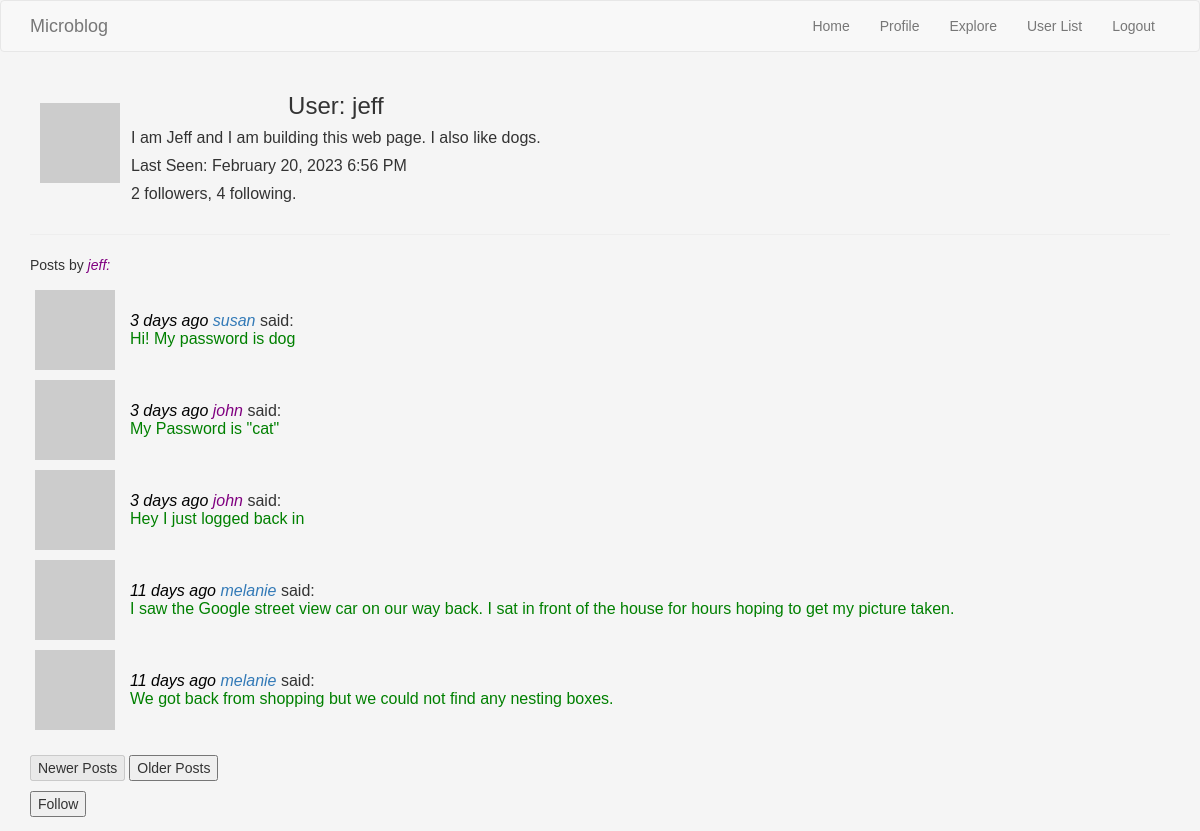
/user/jeff (signed in), run on an earlier commit of the app's database.
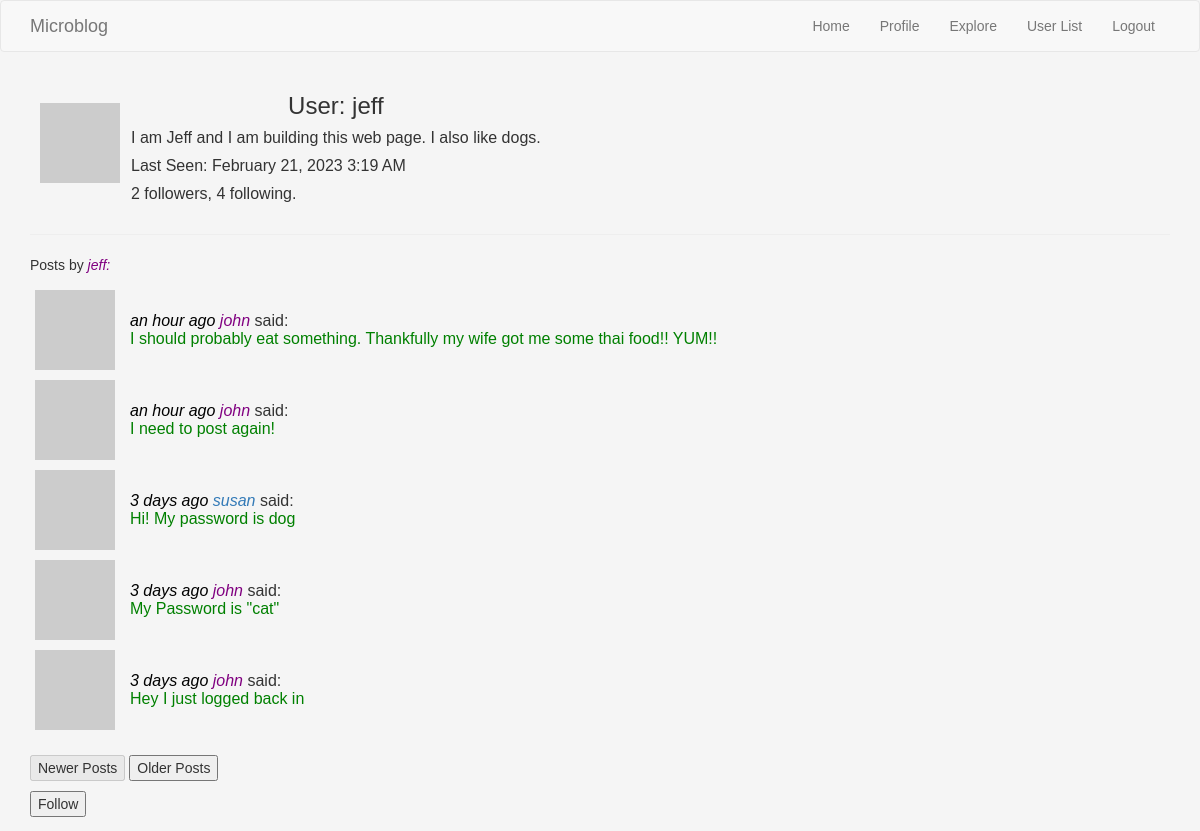
And on a later commit of the database.
### webapp/models.py (models this page shows, shortened)
class User(UserMixin, db.Model):
    id = db.Column(db.Integer, primary_key=True)
    username = db.Column(db.String(64), index=True, unique=True)
    email = db.Column(db.String(120), index=True, unique=True)
    password_hash = db.Column(db.String(128))
    posts = db.relationship('Post', backref='author', lazy='dynamic')
    about_me = db.Column(db.String(140))
    last_seen = db.Column(db.DateTime, default=datetime.utcnow)
    followed = db.relationship(
        'User', secondary=followers,
        primaryjoin=(followers.c.follower_id == id),
        secondaryjoin=(followers.c.followed_id == id),
        backref=db.backref('followers', lazy='dynamic'), lazy='dynamic')
    def is_following(self, user):
        return self.followed.filter(
            followers.c.followed_id == user.id).count() > 0
    def followed_posts(self):
        followed = Post.query.join(
            followers, (followers.c.followed_id == Post.user_id)).filter(
                followers.c.follower_id == self.id)
        own = Post.query.filter_by(user_id=self.id)
        return followed.union(own).order_by(Post.timestamp.desc())
    def avatar(self, size):
        digest = md5(self.email.lower().encode('utf-8')).hexdigest()
        return 'https://www.gravatar.com/avatar/{}?d=identicon&s={}'.format(digest, size)

class Post(db.Model):
    id = db.Column(db.Integer, primary_key=True)
    body = db.Column(db.String(140))
    timestamp = db.Column(db.DateTime, index=True, default=datetime.utcnow)
    user_id = db.Column(db.Integer, db.ForeignKey('user.id'))

### webapp/routes.py (the view)
@webapp.route('/user/<username>')
@login_required
def user(username):
    user = User.query.filter_by(username=username).first_or_404()
    page, others, max_pages, posts = get_page_others()
    form = EmptyForm()
    return render_template('user.html',
                           user=user,
                           posts=posts,
                           page = page,
                           max_pages = max_pages,
                           form=form)

### webapp/forms.py
class EmptyForm(FlaskForm):
    submit = SubmitField('Submit')

### webapp/models.py (called while the page is built)
@login.user_loader
def load_user(id):
    return User.query.get(int(id))

### webapp/routes.py (called while the page is built, shortened)
def get_page_others():
    page = request.args.get('page', 1, type=int)
    c_others = "yes" if webapp.config['BLOG_SHOW_OTHERS'] else "yes"
    others = request.args.get('others', c_others, type=str)
    if others == "yes":
        max_pages = round(0.5 + current_user.followed_posts().count() / webapp.config['POSTS_PER_PAGE'])
        if page > max_pages:
            page = max_pages
        posts = current_user.followed_posts().paginate(page=page,
                                                       per_page=webapp.config['POSTS_PER_PAGE'],
                                                       error_out=False)
    return [page, others, max_pages, posts ]

@webapp.before_request
def before_request():
    if current_user.is_authenticated:
        current_user.last_seen = datetime.utcnow()
        db.session.commit()

### webapp/templates/user.html (shortened to what this page needs)
{% extends "base.html" %}
{% block app_content %}
    <table>
        <tr class="userprofile">
            <td class="aboutme avatar"><img src="{{ user.avatar(128) }}"></td>
            <td class="aboutme">
                <h3 class="aboutme">User: {{ user.username }}</h3>
                {% if user.about_me %}<p><span class="aboutme">{{ user.about_me }}</span></p>{% endif %}
                {% if user.last_seen %} <p>Last Seen: {{ moment(user.last_seen).format('LLL') }}</p>{% endif %}
            <p>{{  user.followers.count() }} followers, {{ user.followed.count() }} following.</p></td>
       </tr>
    </table>
    <hr>
    <p>Posts by <span class="blogname"> {{ user.username }}:</span></p>
    {% include '_post_table.html' %}
    <br>
    {% include '_new_old_buttons.html' %}
    {% if user == current_user %}
        <p><a href="{{ url_for('edit_profile') }}">Edit your profile</a></p>
    {% elif not current_user.is_following(user) %}
        <p>
            <form action="{{ url_for('follow', username=user.username) }}" method="post">
                {{ form.submit(value='Follow') }}
            </form>
        </p>
    {% endif %}
{% endblock %}

### webapp/templates/base.html (shortened to what this page needs)
{% extends 'bootstrap/base.html' %}
{% block styles %}
{{super()}}
  <link rel="stylesheet" href="{{url_for('static', filename='css/mystyle.css')}}">
{% endblock %}
{% block navbar %}
    <nav class="navbar navbar-default">
        <div class="container">
            <div class="navbar-header">
                <a class="navbar-brand" href="{{ url_for('index') }}">Microblog</a>
            </div>
            <div class="collapse navbar-collapse" id="bs-example-navbar-collapse-1">
                <ul class="nav navbar-nav navbar-right">
                    {% if current_user.is_anonymous %}
                        <li><a href="{{ url_for('login') }}">Login</a></li>
                    {% else %}
                    <li><a href="{{ url_for('index') }}">Home</a></li>
                        <li><a href="{{ url_for('user', username=current_user.username) }}">Profile</a></li>
                        <li><a href="{{ url_for('explore') }}">Explore</a></li>
                        <li><a href="{{ url_for('user_list') }}">User List</a></li>
                        <li><a href="{{ url_for('logout') }}">Logout</a></li>
                    {% endif %}
                </ul>
            </div>
        </div>
    </nav>
{% endblock %}
{% block content %}
    <div class="container">
        {% block app_content %}{% endblock %}
    </div>
{% endblock %}

### webapp/templates/_post_table.html (shortened to what this page needs)
<span id="post_table">
<table class="blog">
    {% for post in posts %}
        {% include '_post.html' %}
    {% endfor %}

### webapp/templates/_post.html
<tr class="blog">
    <td class="blog"><img src="{{ post.author.avatar(36) }}"></td>
    <td class="blog"><span class="blogname">
            <span class="timestamp">{{ moment(post.timestamp).fromNow() }}</span>
        {% if current_user.username != post.author.username %}
            <a href="{{  url_for('user', username=post.author.username) }}"> {{ post.author.username }} </a></span>
        {% else %}
            {{ post.author.username }}
        {% endif %} </span>
        said: <br><span class="blogpost"> {{  post.body }}</span></td>
</tr>

### webapp/templates/_new_old_buttons.html
    <button class="newold_button" id="newer_button" onclick="newerPosts()">Newer Posts</button>
    <button class="newold_button" id="older_button" onclick="olderPosts()">Older Posts</button>

### webapp/static/css/mystyle.css (style rules this page uses)
body { background-color: whitesmoke; font-family: Verdana, Arial, Helvetica, sans-serif; }
.blog { vertical-align:center }
.blogname { color: purple; font-style: italic; }
tr.blog { border: inherit; }
td.blog { padding: 5px; padding-right: 10px; }
.blogpost { color:green; }
.userprofile { text-align: center; vertical-align: center; }
.aboutme { text-align: left; }
h3.aboutme { text-align: center; }
td.avatar { vertical-align: center; }
td.aboutme { padding: 10px; padding-bottom: 1px; padding-top: 1px; padding-right: 1px; }
.timestamp { color: black; font-style: italic; }

What changed in the data, as far as the page shows it:
no longer on this page (row unchanged): Post: timestamp "11 days ago", author.username "melanie", body "I saw the Google street view car on our way back. I sat in front of the house for hours hoping to get my picture taken."
no longer on this page (row unchanged): Post: timestamp "11 days ago", author.username "melanie", body "We got back from shopping but we could not find any nesting boxes."
changed User "jeff": last_seen "February 20, 2023 6:56 PM" → "February 21, 2023 3:19 AM"
added Post: timestamp "an hour ago", author.username "john", body "I should probably eat something. Thankfully my wife got me some thai food!! YUM!!"
added Post: timestamp "an hour ago", author.username "john", body "I need to post again!"
